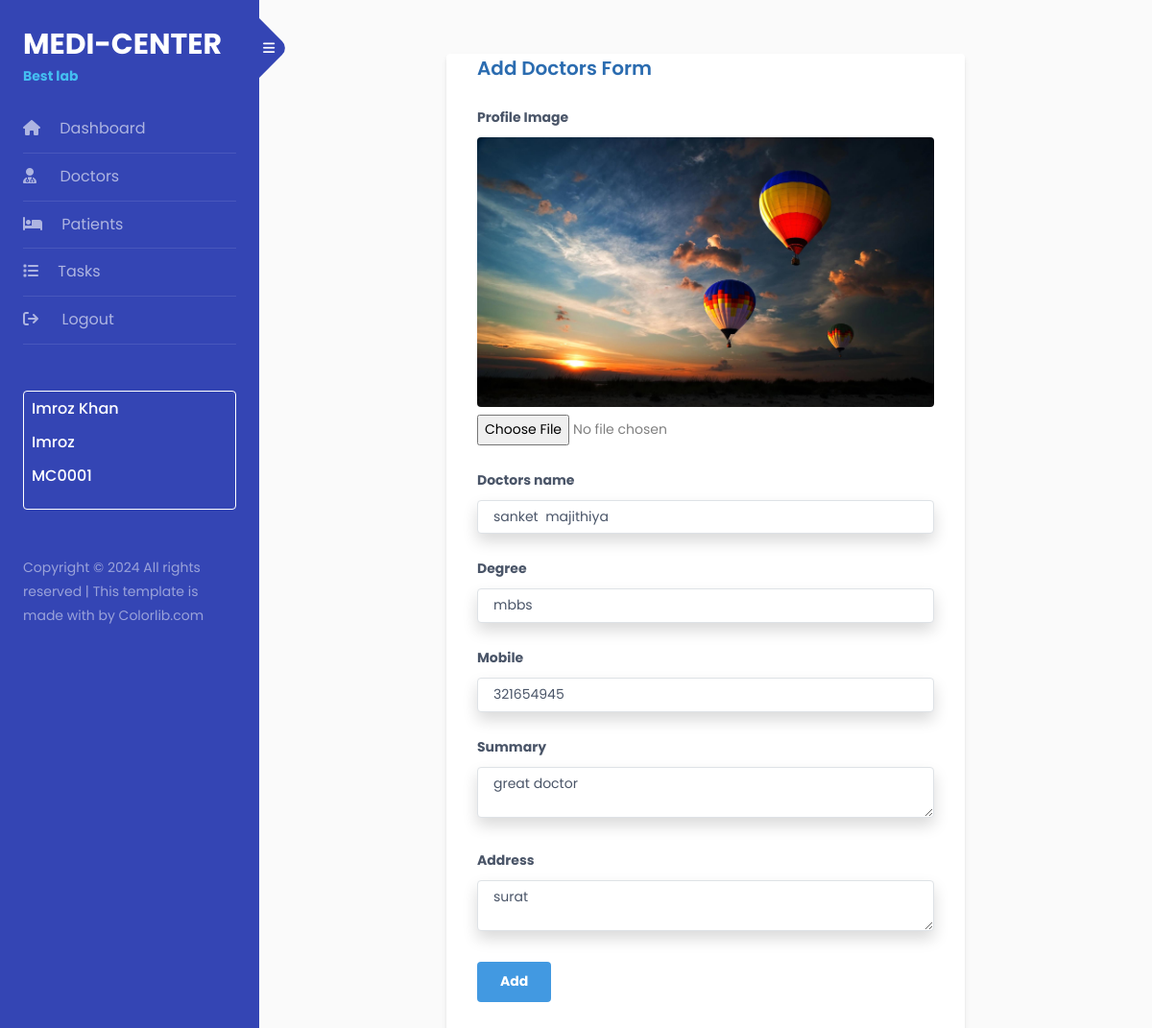
Page /dashboard/edit_doctors_view/16 (signed in) on the committed database.
### master/models.py (models this page shows, shortened)
class BaseClass(models.Model):
    created_at = models.DateTimeField(auto_now_add=True)
    updated_at = models.DateTimeField(auto_now=True)
    class Meta:
        abstract = True

class doctor(BaseClass):
    DIR_NAME = 'doctors-profile'
    FILENAME_WORD = 'dp'
    profile = models.ImageField(upload_to=custom_filename, default=r'default_images\doctor-profile.png',null=True)
    name = models.CharField(max_length= 255)
    degree = models.CharField(max_length=50)
    contact = models.CharField(max_length=255)
    total_patient = models.IntegerField(default=0)
    summary = models.TextField()
    address = models.TextField()

### staff/views.py (the view)
    def wrapper(request, *args, **kwargs):
        if 'staff_id' in request.session:
            return view_func(request, *args, **kwargs)
        else:
            return redirect('login_view')

### master/views.py (called while the page is built, shortened)
def get_doctor_details(doctor_id=None):
    if doctor_id is None:
        get_doctor = doctor.objects.all().order_by('-id')
    else:
        get_doctor = doctor.objects.get(id=doctor_id)
    return get_doctor

def get_report_details(report_type_id=None):
    if report_type_id is None:
        get_report = ReportType.objects.all().order_by('-id')
    else:
        get_report = ReportType.objects.get(id=report_type_id)
    return get_report

@staff_authenticated
def edit_doctors_view(request, doctor_id):
    get_doctor = get_doctor_details(doctor_id=doctor_id)
    context = {
        'doctor': get_doctor,
        'doctors': get_doctor_details(),
        'reports': get_report_details(),
        'humanize': humanize.naturalday(current_time - get_doctor.created_at)
    }
    return render(request, 'edit_doctors.html', context)

### staff/views.py (called while the page is built)
def staff_authenticated(view_func):
    def wrapper(request, *args, **kwargs):
        if 'staff_id' in request.session:
            return view_func(request, *args, **kwargs)
        else:
            return redirect('login_view')
    return wrapper

### master/templates/edit_doctors.html (shortened to what this page needs)
{% extends 'base.html' %}
{% block body %}
<div class="flex flex-col lg:flex-row justify-center">
    <div class="lg:w-4/6 ">
        <form action="" method="post" enctype="multipart/form-data" class="bg-white shadow-md rounded px-8 pb-8 m-2">
            <h3 class="self-center text-xl mb-6 font-semibold whitespace-nowrap dark:text-white text-blue-700">
                Add Doctors Form
            </h3>
            <div class="mb-4">
                <label class="block text-gray-700 text-sm font-bold mb-2" for="profile">
                    Profile Image
                </label>
                {% if doctor.profile %}
                    <img id="profileImage" src="{{ doctor.profile.url }}" alt="Profile Image" class="mb-2 rounded">
                {% else %}
                    <img id="profileImage" alt="Profile Image" class="mb-2 rounded" style="display: none;">
                {% endif %}
                <input name="profile" type="file" accept="image/*" onchange="updateProfileImage(this)">
            </div>
            <div class="mb-4">
                <label class="block text-gray-700 text-sm font-bold mb-2" for="name">
                    Doctors name
                </label>
                <input name="name"
                    class="shadow appearance-none border rounded w-full py-2 px-3 text-gray-700 leading-tight focus:outline-none focus:shadow-outline"
                    id="name" type="text" placeholder="Dr. Jhon Doe" value="{{doctor.name}}" required>
            </div>
            <div class="mb-4">
                <label class="block text-gray-700 text-sm font-bold mb-2" for="degree">
                    Degree
                </label>
                <input name="degree"
                    class="shadow appearance-none border rounded w-full py-2 px-3 text-gray-700 leading-tight focus:outline-none focus:shadow-outline"
                    id="degree" type="text" placeholder="MD" value="{{doctor.degree}}" required>
            </div>
            <div class="mb-4">
                <label class="block text-gray-700 text-sm font-bold mb-2" for="mobile">
                    Mobile
                </label>
                <input name="mobile"
                    class="shadow appearance-none border rounded w-full py-2 px-3 text-gray-700 leading-tight focus:outline-none focus:shadow-outline"
                    id="mobile" type="text" placeholder="(+91) 765 798 3454" value="{{doctor.contact}}" required>
            </div>
            <div class="mb-4">
                <label class="block text-gray-700 text-sm font-bold mb-2" for="summary">
                    Summary
                </label>
                <textarea name="summary"
                    class="shadow appearance-none border rounded w-full py-2 px-3 text-gray-700 leading-tight focus:outline-none focus:shadow-outline"
                    id="summary" placeholder="Type your summary here..." required>{{doctor.summary}}</textarea>
            </div>
            <div class="mb-4">
                <label class="block text-gray-700 text-sm font-bold mb-2" for="address">
                    Address
                </label>
                <textarea name="address"
                    class="shadow appearance-none border rounded w-full py-2 px-3 text-gray-700 leading-tight focus:outline-none focus:shadow-outline"
                    id="address" placeholder="Type your address here..." required>{{doctor.address}}</textarea>
            </div>
            <div class="flex items-center justify-between">
                <button
                    class="bg-blue-500 hover:bg-blue-700 text-white font-bold py-2 px-4 rounded focus:outline-none focus:shadow-outline"
                    type="submit">
                    Add
                </button>
            </div>
        </form>
    </div>
</div>
{% endblock %}

### rows in the picture
doctor: profile (picture), name "sanket majithiya", degree "mbbs", mobile "321654945", summary "great doctor", address "surat"

### other values in the picture
{{ request.session.first_name|title }} "Imroz"
{{ request.session.last_name|title }} "Khan"
{{ request.session.role|title }} "Imroz"
{{ request.session.staff_id }} "MC0001"
